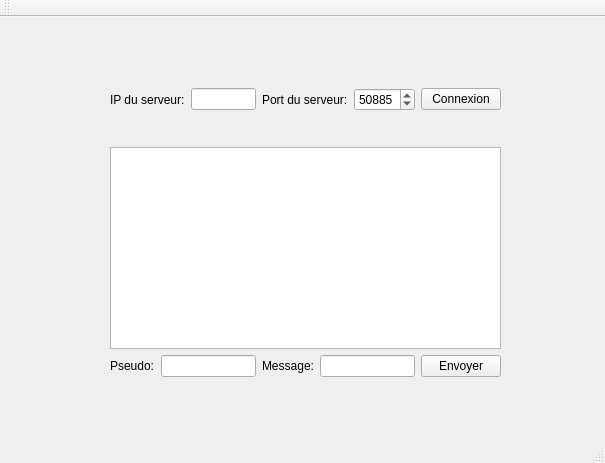
<?xml version="1.0" encoding="UTF-8"?>
<ui version="4.0">
 <class>FenClient</class>
 <widget class="QMainWindow" name="FenClient">
  <property name="geometry">
   <rect>
    <x>0</x>
    <y>0</y>
    <width>605</width>
    <height>463</height>
   </rect>
  </property>
  <property name="windowTitle">
   <string>FenClient</string>
  </property>
  <widget class="QWidget" name="centralWidget">
   <widget class="QWidget" name="verticalLayoutWidget">
    <property name="geometry">
     <rect>
      <x>99</x>
      <y>30</y>
      <width>413</width>
      <height>341</height>
     </rect>
    </property>
    <layout class="QVBoxLayout" name="verticalLayout_3">
     <item>
      <layout class="QHBoxLayout" name="horizontalLayout_10">
       <property name="topMargin">
        <number>30</number>
       </property>
       <property name="bottomMargin">
        <number>30</number>
       </property>
       <item>
        <widget class="QLabel" name="label">
         <property name="text">
          <string>IP du serveur:</string>
         </property>
        </widget>
       </item>
       <item>
        <widget class="QLineEdit" name="serveurIP"/>
       </item>
       <item>
        <widget class="QLabel" name="label_2">
         <property name="text">
          <string>Port du serveur:</string>
         </property>
        </widget>
       </item>
       <item>
        <widget class="QSpinBox" name="serveurPort">
         <property name="minimum">
          <number>1</number>
         </property>
         <property name="maximum">
          <number>65536</number>
         </property>
         <property name="value">
          <number>50885</number>
         </property>
        </widget>
       </item>
       <item>
        <widget class="QPushButton" name="boutonConnexion">
         <property name="text">
          <string>Connexion</string>
         </property>
        </widget>
       </item>
       <item>
        <spacer name="horizontalSpacer_4">
         <property name="orientation">
          <enum>Qt::Horizontal</enum>
         </property>
         <property name="sizeHint" stdset="0">
          <size>
           <width>40</width>
           <height>20</height>
          </size>
         </property>
        </spacer>
       </item>
       <item>
        <spacer name="horizontalSpacer_3">
         <property name="orientation">
          <enum>Qt::Horizontal</enum>
         </property>
         <property name="sizeHint" stdset="0">
          <size>
           <width>40</width>
           <height>20</height>
          </size>
         </property>
        </spacer>
       </item>
       <item>
        <spacer name="horizontalSpacer_2">
         <property name="orientation">
          <enum>Qt::Horizontal</enum>
         </property>
         <property name="sizeHint" stdset="0">
          <size>
           <width>40</width>
           <height>20</height>
          </size>
         </property>
        </spacer>
       </item>
       <item>
        <spacer name="horizontalSpacer_5">
         <property name="orientation">
          <enum>Qt::Horizontal</enum>
         </property>
         <property name="sizeHint" stdset="0">
          <size>
           <width>40</width>
           <height>20</height>
          </size>
         </property>
        </spacer>
       </item>
       <item>
        <spacer name="horizontalSpacer">
         <property name="orientation">
          <enum>Qt::Horizontal</enum>
         </property>
         <property name="sizeHint" stdset="0">
          <size>
           <width>40</width>
           <height>20</height>
          </size>
         </property>
        </spacer>
       </item>
      </layout>
     </item>
     <item>
      <widget class="QTextEdit" name="listeMessages">
       <property name="readOnly">
        <bool>true</bool>
       </property>
      </widget>
     </item>
     <item>
      <layout class="QHBoxLayout" name="horizontalLayout_11">
       <item>
        <widget class="QLabel" name="label_3">
         <property name="text">
          <string>Pseudo:</string>
         </property>
        </widget>
       </item>
       <item>
        <widget class="QLineEdit" name="pseudo"/>
       </item>
       <item>
        <widget class="QLabel" name="label_4">
         <property name="text">
          <string>Message:</string>
         </property>
        </widget>
       </item>
       <item>
        <widget class="QLineEdit" name="message"/>
       </item>
       <item>
        <widget class="QPushButton" name="boutonEnvoyer">
         <property name="text">
          <string>Envoyer</string>
         </property>
        </widget>
       </item>
      </layout>
     </item>
    </layout>
   </widget>
   <zorder>horizontalLayoutWidget</zorder>
   <zorder>verticalLayoutWidget</zorder>
  </widget>
  <widget class="QMenuBar" name="menuBar">
   <property name="geometry">
    <rect>
     <x>0</x>
     <y>0</y>
     <width>605</width>
     <height>21</height>
    </rect>
   </property>
  </widget>
  <widget class="QToolBar" name="mainToolBar">
   <attribute name="toolBarArea">
    <enum>TopToolBarArea</enum>
   </attribute>
   <attribute name="toolBarBreak">
    <bool>false</bool>
   </attribute>
  </widget>
  <widget class="QStatusBar" name="statusBar"/>
 </widget>
 <layoutdefault spacing="6" margin="11"/>
 <resources/>
 <connections/>
</ui>
